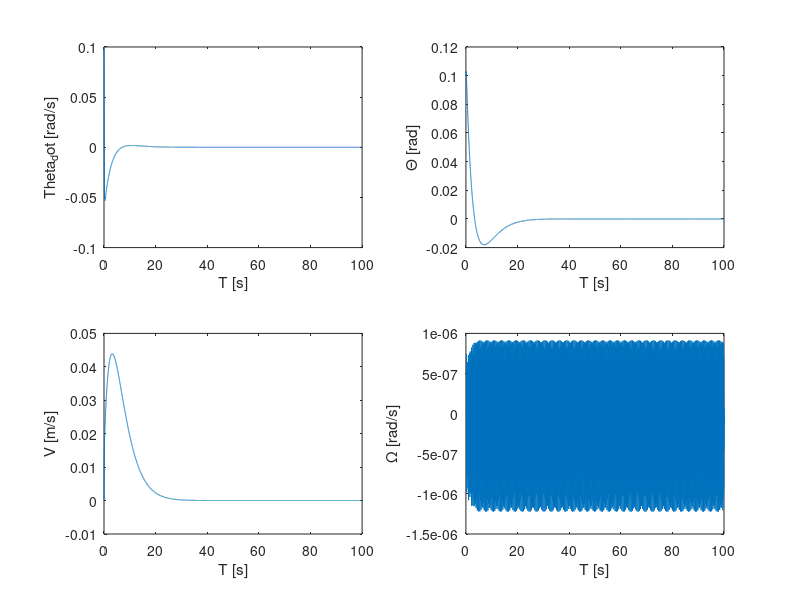

MATLAB code for this plot:


%pkg load control
%graphics_toolkit('gnuplot')

%% parameters 

m_wh = 0.058; % MAss of one wheel [kg]

m_mot = 0.2; % Mass of 1 motor stator [Kg]

r = 0.5 * 0.085; % Wheel radius [m]

b = 0.255; % Chassis length (along the axle) [m]

a = 0.1; % Chassis width (perpendicular to the axle) [m]

m_plat = 0.081; % mass of 1 wooden platform [kg]

m_bolt = 0.03; % Mass of 1 bolt [kg]

m_0 = 2*m_mot + 2*m_plat + 4*m_bolt; % total Mass of the body [Kg]

d1 = 0.0325; % distance of the axle from the lower woodden platform [m]

L1 = 0.15; % Length of 1 bolt [m]

L_diag = (a^2 + b^2)^0.5; % Digonal distance of the woodden platform [m]

J_wh = 0.025 ; % Moment of inertia of the wheel and motor rotating parts [kg.m2] obtained by experiment

J_mot_y = 2*J_wh; % It is assumed that the I_y of motor stator = 2 * (I of wheel + gearbox)

J_y = (m_plat*a*a/12 + m_plat*d1^2) + (m_plat*a*a/12 + m_plat*(L1+d1)^2) + 4*((m_bolt*L1^2)/12 + m_bolt*(L1/2+d1)^2 + m_bolt*(a/2)^2) + 2*J_mot_y;

J_z = 2*(m_plat*(a*a + b*b)/12) + 4*(m_bolt * (0.5*L_diag)^2) +2*(m_mot * (0.5*b)^2);

l = (m_plat*d1+4*m_bolt*(0.5*L1+d1)+m_plat*(L1+d1))/m_0; % Distance of vertical CG of the body from wheel centre [m]

g = 9.8; % Acceleration due to gravity [m/s2]

J5 = J_z + 0.75*m_wh*b^2 + 0.5*m_wh*r*r; % Moment of inertia

M = 2*m_0*m_wh*l*l*r*r + 2*J_wh*m_0*l^2 +  J_y*m_0*r^2 + 2*J_y*m_wh*r^2 + 2*J_wh*J_y;

%% A and B matrices

A = zeros(4,4); B = zeros(4,2);

A(2,1) = 1 ; 
A(1, 2) = (m_0*r*r+2*m_wh*r*r+2*J_wh)*m_0*l*g / M;
A(3,2) = -m_0*m_0*l*l*r*r*g / M;

B(1,1) = -(l*m_0*r+m_0*r*r+2*m_wh*r*r+2*J_wh)/M ; % motor torques in terms of sum and difference of motor torques
B(3,1) = r*(l*l*m_0+l*m_0*r+J_y)/M; 
B(4,2) = b/(2*r*J5);

PRM.B_mot_torq = B*[1 1;1 -1] ;% Individual motor torques

PRM.A= A;

Q = zeros(4,4); Q(1,1) = 10; Q(2,2) = 1; Q(3,3) = 1; Q(4,4) = 1;

R = 10*[1 0;0 1];

PRM.K = lqr(A,PRM.B_mot_torq,Q,R) 

%% Simulate the robot

t1=0:0.01:100;

IC=[0.10;0.10;0;0]; % defining initial conditions for the robot

function dx = rob_sim(t,y,PRM)
  
  dx = (PRM.A - PRM.B_mot_torq*PRM.K)*y;
  
end
  
[t_out,q_out] = ode45(@(t,y)rob_sim(t,y,PRM),t1,IC);

subplot(2,2,1)
plot(t_out, q_out(:,1)); ylabel('Theta_dot [rad/s]'); xlabel('T [s]');
subplot(2,2,2)
plot(t_out, q_out(:,2)); ylabel('\Theta [rad]'); xlabel('T [s]');
subplot(2,2,3)
plot(t_out, q_out(:,3)); ylabel('V [m/s]'); xlabel('T [s]');
subplot(2,2,4)
plot(t_out, q_out(:,4)); ylabel('\Omega [rad/s]'); xlabel('T [s]');